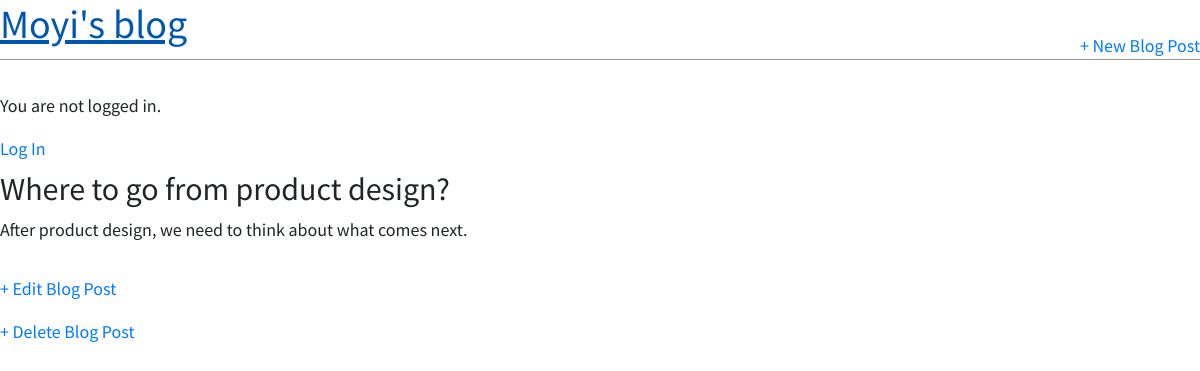
The app's page /post/2/ with its own data.
### blog/models.py (models this page shows, shortened)
class Post(models.Model):
  title = models.CharField(max_length=200)
  author = models.ForeignKey('auth.User',on_delete=models.CASCADE,)
  body = models.TextField()

### blog/views.py (the view)
# urls.py: path('post/<int:pk>/', BlogDetailView.as_view(), name='post_detail'),
class BlogDetailView(DetailView):
  model = Post
  template_name = 'post_detail.html'

### templates/post_detail.html
{% extends 'base.html' %}
{% block content %}
  <div class="post-entry">
    <h2>{{ post.title }}</h2>
    <p>{{ post.body }}</p>
  </div>
  <p><a href="{% url 'post_edit' post.pk %}">+ Edit Blog Post</a></p>
  <p><a href="{% url 'post_delete' post.pk %}">+ Delete Blog Post</a></p>
{% endblock content %}

### static/css/base.css (style rules this page uses)
body { font-family: "Source Sans Pro", sans-serif; font-size: 18px; }
.post-entry { margin-bottom: 2rem; }
.post-entry h2 { margin: 0.5rem 0; }
.post-entry p { margin: 0; font-weight: 400; }

### records on screen
Post: title "Where to go from product design?", body "After product design, we need to think about what comes next."
